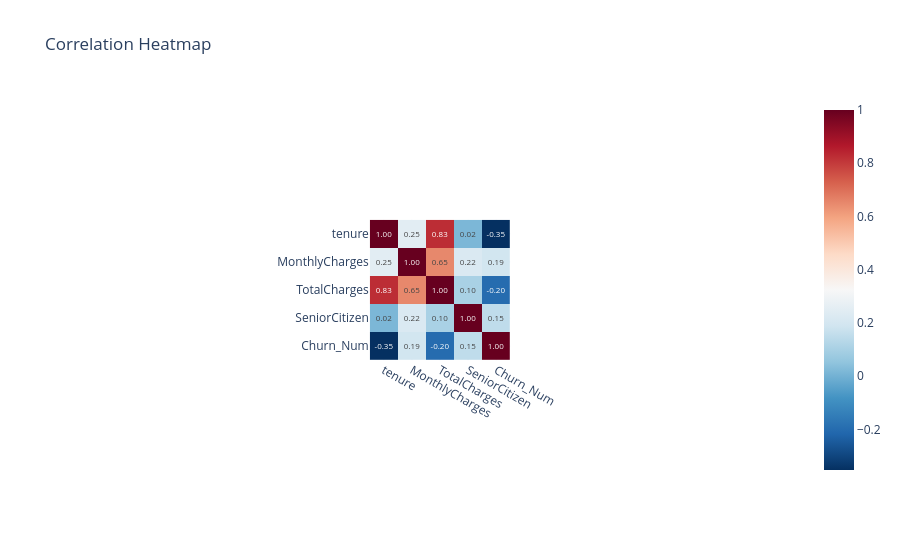

Here is the notebook cell this chart was saved with:
### Code cell
# CELL 11 — Correlation Heatmap (numeric cols)
# ─────────────────────────────────────────────
numeric_df = df[['tenure', 'MonthlyCharges', 'TotalCharges', 'SeniorCitizen', 'Churn_Num']]
corr = numeric_df.corr()

fig_heat = px.imshow(
    corr,
    text_auto='.2f',
    color_continuous_scale='RdBu_r',
    title='Correlation Heatmap',
    template='plotly_white'
)
fig_heat.show()

### Figure 1 — Plotly figure (JSON) as saved in the notebook; plotly's stock layout.template omitted (floating-point values rounded to 4 significant figures)
{"data": [{"coloraxis": "coloraxis", "hovertemplate": "x: %{x}<br>y: %{y}<br>color: %{z}<extra></extra>", "name": "0", "texttemplate": "%{z:.2f}", "type": "heatmap", "x": ["tenure", "MonthlyCharges", "TotalCharges", "SeniorCitizen", "Churn_Num"], "xaxis": "x", "y": ["tenure", "MonthlyCharges", "TotalCharges", "SeniorCitizen", "Churn_Num"], "yaxis": "y", "z": [[1, 0.2479, 0.8255, 0.01657, -0.3522], [0.2479, 1, 0.6509, 0.2202, 0.1934], [0.8255, 0.6509, 1, 0.1027, -0.199], [0.01657, 0.2202, 0.1027, 1, 0.1509], [-0.3522, 0.1934, -0.199, 0.1509, 1]]}], "layout": {"autosize": true, "coloraxis": {"colorscale": [[0, "rgb(5,48,97)"], [0.1, "rgb(33,102,172)"], [0.2, "rgb(67,147,195)"], [0.3, "rgb(146,197,222)"], [0.4, "rgb(209,229,240)"], [0.5, "rgb(247,247,247)"], [0.6, "rgb(253,219,199)"], [0.7, "rgb(244,165,130)"], [0.8, "rgb(214,96,77)"], [0.9, "rgb(178,24,43)"], [1, "rgb(103,0,31)"]]}, "title": {"text": "Correlation Heatmap"}, "xaxis": {"anchor": "y", "autorange": true, "constrain": "domain", "domain": [0.4025, 0.5975], "range": [-0.5, 4.5], "scaleanchor": "y", "type": "category"}, "yaxis": {"anchor": "x", "autorange": true, "constrain": "domain", "domain": [0, 1], "range": [4.5, -0.5], "type": "category"}}}
